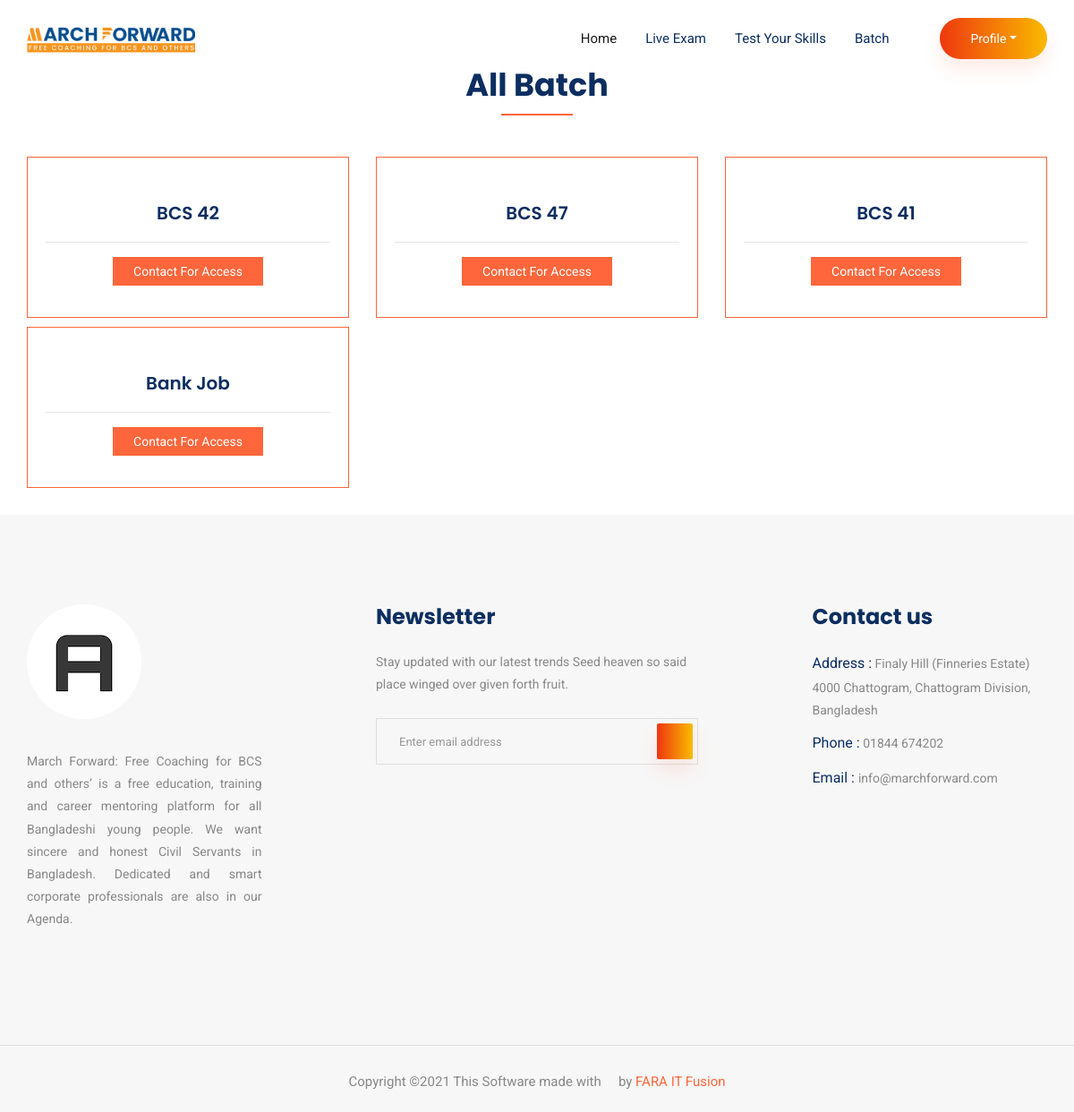
Screenshot of /batch.php with the database file from the repository.
### tables this page shows
CREATE TABLE `course` (
  `id` int(100) NOT NULL,
  `name` varchar(1000) NOT NULL,
  `action` varchar(100) NOT NULL,
  `date` timestamp NOT NULL DEFAULT CURRENT_TIMESTAMP ON UPDATE CURRENT_TIMESTAMP
);

### backend/functions.php (called while the page is built, shortened)
<?php
include("config.php");
function query($sql){
	global $connection;
	return mysqli_query($connection, $sql);
}
function fetch_array($array){
    return mysqli_fetch_array($array);
}
 ?>

### batch.php (the view, shortened to what this page needs)
<?php include ("student-header.php");?>
<section class="feature_part">
    <div class="container">
        <div class="row justify-content-center">
            <div class="col-xl-5">
                <div class="section_tittle text-center">
                    <h2>All Batch</h2>
                </div>
            </div>
        </div>
        <div class="row" style="padding-bottom: 30px;">
            <?php
                                $username = $_SESSION['username'];
                                $select_student=query("SELECT * FROM `students` where email='$username' ");
                                $fetch_student=fetch_array($select_student);
                                $studentID = $fetch_student['id'];
                            $query = query("SELECT * FROM `course` WHERE action='SHOW'");
                                $rows = mysqli_num_rows($query);
                                if($rows > 0)
                                {
                                    while($row = fetch_array($query))
                                    {
                                        $courseID=$row['id'];
                                        $checkBatchQuery = query("SELECT * FROM studentBatch WHERE studentID='$studentID' AND  batchID='$courseID'");
                                        $rowOfStuBatch = fetch_array($checkBatchQuery);
                                        $batchAccess = $rowOfStuBatch['batchID'];
                                            ?>
                                               <div class="col-sm-4 col-xl-4">
                                                    <div class="single_feature">
                                                        <div class="single_feature_part">
                                                            <h4><?php echo $row['name'];?></h4>
                                                            <hr>
                                                            <div class="row">
                                                                <?php
                                                                    if(!empty($batchAccess)){
                                                                        ?>
                                                                        <div class="col-md-5 col-5">
                                                                            <a class="btn_4" href="batch-wise-live-exam.php?batchID=<?php echo $row['id'];?>">Live Exam</a>
                                                                        </div>
                                                                        <div class="col-md-7 col-7">
                                                                            <a class="btn_4" href="batch-wise-test-exam.php?batchID=<?php echo $row['id'];?>">Test Your Skills</a>
                                                                        </div>
                                                                   <?php
                                                                    }
                                                                    else{
                                                                        ?>
                                                                        <div class="col-md-12">
                                                                            <a class="btn_4" href="#">Contact for Access</a>
                                                                        </div>
                                                                        <?php
                                                                    }
                                                                    ?>
                                                                </div>
                                                            </div>
                                                        </div>
                                                    </div>
                                            <?php
                                    }
                                }
                              ?>
        </div>
    </div>
</section>
<?php include ("student-footer.php");?>

### student-header.php (style rules this page uses)
.single_feature_part { border: 1px solid #FF663B !important; margin-top: 10px !important; }

### rows the page displays
course: name "BCS 42"
course: name "BCS 47"
course: name "BCS 41"
course: name "Bank Job"
